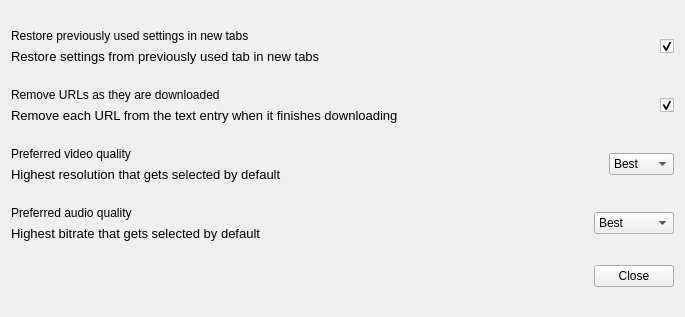
<?xml version="1.0" encoding="UTF-8"?>
<ui version="4.0">
 <class>PreferencesDialog</class>
 <widget class="QDialog" name="PreferencesDialog">
  <property name="geometry">
   <rect>
    <x>0</x>
    <y>0</y>
    <width>685</width>
    <height>317</height>
   </rect>
  </property>
  <property name="minimumSize">
   <size>
    <width>685</width>
    <height>310</height>
   </size>
  </property>
  <property name="windowTitle">
   <string>Preferences</string>
  </property>
  <property name="windowIcon">
   <iconset>
    <normaloff>icons/icon.png</normaloff>icons/icon.png</iconset>
  </property>
  <layout class="QVBoxLayout" name="verticalLayout_3">
   <item>
    <layout class="QHBoxLayout" name="restoreSettingsLayout">
     <item>
      <layout class="QVBoxLayout" name="restoreSettingsLabelLayout">
       <item>
        <widget class="QLabel" name="restoreSettingsMainLabel">
         <property name="text">
          <string>Restore previously used settings in new tabs</string>
         </property>
         <property name="alignment">
          <set>Qt::AlignmentFlag::AlignBottom|Qt::AlignmentFlag::AlignLeading|Qt::AlignmentFlag::AlignLeft</set>
         </property>
         <property name="textInteractionFlags">
          <set>Qt::TextInteractionFlag::LinksAccessibleByMouse|Qt::TextInteractionFlag::TextSelectableByMouse</set>
         </property>
        </widget>
       </item>
       <item>
        <widget class="QLabel" name="restoreSettingsDescriptionLabel">
         <property name="font">
          <font>
           <pointsize>10</pointsize>
           <fontweight>ExtraLight</fontweight>
          </font>
         </property>
         <property name="text">
          <string>Restore settings from previously used tab in new tabs</string>
         </property>
         <property name="alignment">
          <set>Qt::AlignmentFlag::AlignLeading|Qt::AlignmentFlag::AlignLeft|Qt::AlignmentFlag::AlignTop</set>
         </property>
         <property name="textInteractionFlags">
          <set>Qt::TextInteractionFlag::LinksAccessibleByMouse|Qt::TextInteractionFlag::TextSelectableByMouse</set>
         </property>
        </widget>
       </item>
      </layout>
     </item>
     <item>
      <spacer name="restoreSettingsLayoutSpacer">
       <property name="orientation">
        <enum>Qt::Orientation::Horizontal</enum>
       </property>
       <property name="sizeHint" stdset="0">
        <size>
         <width>40</width>
         <height>20</height>
        </size>
       </property>
      </spacer>
     </item>
     <item>
      <widget class="QCheckBox" name="restoreSettingsCheckBox">
       <property name="text">
        <string/>
       </property>
       <property name="checked">
        <bool>true</bool>
       </property>
      </widget>
     </item>
    </layout>
   </item>
   <item>
    <layout class="QHBoxLayout" name="removeURLsLayout">
     <item>
      <layout class="QVBoxLayout" name="removeURLsLabelLayout">
       <item>
        <widget class="QLabel" name="removeURLsMainLabel">
         <property name="text">
          <string>Remove URLs as they are downloaded</string>
         </property>
         <property name="alignment">
          <set>Qt::AlignmentFlag::AlignBottom|Qt::AlignmentFlag::AlignLeading|Qt::AlignmentFlag::AlignLeft</set>
         </property>
         <property name="textInteractionFlags">
          <set>Qt::TextInteractionFlag::LinksAccessibleByMouse|Qt::TextInteractionFlag::TextSelectableByMouse</set>
         </property>
        </widget>
       </item>
       <item>
        <widget class="QLabel" name="removeURLsDescriptionLabel">
         <property name="font">
          <font>
           <pointsize>10</pointsize>
           <fontweight>ExtraLight</fontweight>
          </font>
         </property>
         <property name="text">
          <string>Remove each URL from the text entry when it finishes downloading</string>
         </property>
         <property name="alignment">
          <set>Qt::AlignmentFlag::AlignLeading|Qt::AlignmentFlag::AlignLeft|Qt::AlignmentFlag::AlignTop</set>
         </property>
         <property name="textInteractionFlags">
          <set>Qt::TextInteractionFlag::LinksAccessibleByMouse|Qt::TextInteractionFlag::TextSelectableByMouse</set>
         </property>
        </widget>
       </item>
      </layout>
     </item>
     <item>
      <spacer name="removeURLsLayoutSpacer">
       <property name="orientation">
        <enum>Qt::Orientation::Horizontal</enum>
       </property>
       <property name="sizeHint" stdset="0">
        <size>
         <width>40</width>
         <height>20</height>
        </size>
       </property>
      </spacer>
     </item>
     <item>
      <widget class="QCheckBox" name="removeURLsCheckBox">
       <property name="text">
        <string/>
       </property>
       <property name="checked">
        <bool>true</bool>
       </property>
      </widget>
     </item>
    </layout>
   </item>
   <item>
    <layout class="QHBoxLayout" name="preferredResolutionLayout">
     <item>
      <layout class="QVBoxLayout" name="preferredResolutionLabelLayout">
       <item>
        <widget class="QLabel" name="preferredResolutionMainLabel">
         <property name="text">
          <string>Preferred video quality</string>
         </property>
         <property name="alignment">
          <set>Qt::AlignmentFlag::AlignBottom|Qt::AlignmentFlag::AlignLeading|Qt::AlignmentFlag::AlignLeft</set>
         </property>
         <property name="textInteractionFlags">
          <set>Qt::TextInteractionFlag::LinksAccessibleByMouse|Qt::TextInteractionFlag::TextSelectableByMouse</set>
         </property>
        </widget>
       </item>
       <item>
        <widget class="QLabel" name="preferredResolutionDescriptionLabel">
         <property name="font">
          <font>
           <pointsize>10</pointsize>
           <fontweight>ExtraLight</fontweight>
          </font>
         </property>
         <property name="text">
          <string>Highest resolution that gets selected by default</string>
         </property>
         <property name="alignment">
          <set>Qt::AlignmentFlag::AlignLeading|Qt::AlignmentFlag::AlignLeft|Qt::AlignmentFlag::AlignTop</set>
         </property>
         <property name="textInteractionFlags">
          <set>Qt::TextInteractionFlag::LinksAccessibleByMouse|Qt::TextInteractionFlag::TextSelectableByMouse</set>
         </property>
        </widget>
       </item>
      </layout>
     </item>
     <item>
      <spacer name="preferredResolutionLayoutSpacer">
       <property name="orientation">
        <enum>Qt::Orientation::Horizontal</enum>
       </property>
       <property name="sizeHint" stdset="0">
        <size>
         <width>40</width>
         <height>20</height>
        </size>
       </property>
      </spacer>
     </item>
     <item>
      <widget class="QComboBox" name="preferredResolutionComboBox">
       <property name="focusPolicy">
        <enum>Qt::FocusPolicy::NoFocus</enum>
       </property>
       <item>
        <property name="text">
         <string>Best</string>
        </property>
       </item>
       <item>
        <property name="text">
         <string>2160p</string>
        </property>
       </item>
       <item>
        <property name="text">
         <string>1440p</string>
        </property>
       </item>
       <item>
        <property name="text">
         <string>1080p</string>
        </property>
       </item>
       <item>
        <property name="text">
         <string>720p</string>
        </property>
       </item>
       <item>
        <property name="text">
         <string>480p</string>
        </property>
       </item>
       <item>
        <property name="text">
         <string>360p</string>
        </property>
       </item>
      </widget>
     </item>
    </layout>
   </item>
   <item>
    <layout class="QHBoxLayout" name="preferredBitrateLayout">
     <item>
      <layout class="QVBoxLayout" name="preferredBitrateLabelLayout">
       <item>
        <widget class="QLabel" name="preferredBitrateMainLabel">
         <property name="text">
          <string>Preferred audio quality</string>
         </property>
         <property name="alignment">
          <set>Qt::AlignmentFlag::AlignBottom|Qt::AlignmentFlag::AlignLeading|Qt::AlignmentFlag::AlignLeft</set>
         </property>
         <property name="textInteractionFlags">
          <set>Qt::TextInteractionFlag::LinksAccessibleByMouse|Qt::TextInteractionFlag::TextSelectableByMouse</set>
         </property>
        </widget>
       </item>
       <item>
        <widget class="QLabel" name="preferredBitrateDescriptionLabel">
         <property name="font">
          <font>
           <pointsize>10</pointsize>
           <fontweight>ExtraLight</fontweight>
          </font>
         </property>
         <property name="text">
          <string>Highest bitrate that gets selected by default</string>
         </property>
         <property name="alignment">
          <set>Qt::AlignmentFlag::AlignLeading|Qt::AlignmentFlag::AlignLeft|Qt::AlignmentFlag::AlignTop</set>
         </property>
         <property name="textInteractionFlags">
          <set>Qt::TextInteractionFlag::LinksAccessibleByMouse|Qt::TextInteractionFlag::TextSelectableByMouse</set>
         </property>
        </widget>
       </item>
      </layout>
     </item>
     <item>
      <spacer name="preferredBitrateLayoutSpacer">
       <property name="orientation">
        <enum>Qt::Orientation::Horizontal</enum>
       </property>
       <property name="sizeHint" stdset="0">
        <size>
         <width>40</width>
         <height>20</height>
        </size>
       </property>
      </spacer>
     </item>
     <item>
      <widget class="QComboBox" name="preferredBitrateComboBox">
       <property name="focusPolicy">
        <enum>Qt::FocusPolicy::NoFocus</enum>
       </property>
       <item>
        <property name="text">
         <string>Best</string>
        </property>
       </item>
       <item>
        <property name="text">
         <string>320 kbps</string>
        </property>
       </item>
       <item>
        <property name="text">
         <string>256 kbps</string>
        </property>
       </item>
       <item>
        <property name="text">
         <string>192 kbps</string>
        </property>
       </item>
       <item>
        <property name="text">
         <string>160 kbps</string>
        </property>
       </item>
       <item>
        <property name="text">
         <string>128 kbps</string>
        </property>
       </item>
       <item>
        <property name="text">
         <string>96 kbps</string>
        </property>
       </item>
       <item>
        <property name="text">
         <string>64 kbps</string>
        </property>
       </item>
      </widget>
     </item>
    </layout>
   </item>
   <item>
    <layout class="QHBoxLayout" name="horizontalLayout">
     <item>
      <spacer name="horizontalSpacer">
       <property name="orientation">
        <enum>Qt::Orientation::Horizontal</enum>
       </property>
       <property name="sizeHint" stdset="0">
        <size>
         <width>40</width>
         <height>0</height>
        </size>
       </property>
      </spacer>
     </item>
     <item>
      <widget class="QPushButton" name="closeButton">
       <property name="text">
        <string>Close</string>
       </property>
       <property name="icon">
        <iconset theme="QIcon::ThemeIcon::WindowClose"/>
       </property>
       <property name="autoDefault">
        <bool>false</bool>
       </property>
      </widget>
     </item>
    </layout>
   </item>
  </layout>
 </widget>
 <resources/>
 <connections/>
</ui>
